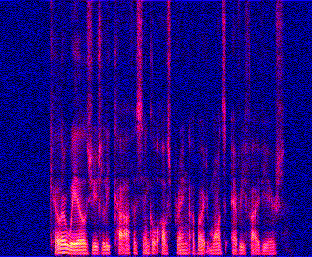
#> input picture SPECA/irm_02484_00025461661.png, 312 x 257 px, given in place of mif_03397_01395384626.png, which was not available
$ jupyter execute --allow-errors PrepareSpectrogram.ipynb   (shell and % lines are left out)   (text cells are left out)
#> lines starting #> are read from the running program, lines starting #| are printed output that depends on the picture; pictures that were not available may be replaced by others from this repository, and a replacement may not be noted
[cell 1]
import numpy as np
import matplotlib.pyplot as plt
import numpy as np
import os
from scipy.stats import norm
import pandas as pd

import IPython.display
from ipywidgets import interact, interactive, fixed

[cell 2]
# Packages we're using
import numpy as np
import matplotlib.pyplot as plt
import copy
from scipy.io import wavfile
from scipy.signal import butter, lfilter
import scipy.ndimage

[cell 3]
import warnings
warnings.filterwarnings('ignore')

[cell 4]
os.environ['TF_FORCE_GPU_ALLOW_GROWTH'] = 'true'

[cell 5]
import numpy as np
import math
from PIL import Image
import time

[cell 6]
FFT_LENGTH = 512
WINDOW_LENGTH = 512
WINDOW_STEP = int(WINDOW_LENGTH / 2)
magnitudeMin = float("inf")
magnitudeMax = float("-inf")
phaseMin = float("inf")
phaseMax = float("-inf")

[cell 7]
def amplifyMagnitudeByLog(d):
    return 188.301 * math.log10(d + 1)

def weakenAmplifiedMagnitude(d):
    return math.pow(10, d/188.301)-1

# [20 lines left out: function generateLinearScale, not called in this run]

def recoverLinearScale(rgbArray, magnitudeMin, magnitudeMax,
                       phaseMin, phaseMax):
    width = rgbArray.shape[1]
    height = rgbArray.shape[0]
    magnitudeVals = rgbArray[:,:,0].astype(float) + rgbArray[:,:,1].astype(float)
    phaseVals = rgbArray[:,:,2].astype(float)
    phaseRange = phaseMax - phaseMin
    magnitudeRange = magnitudeMax - magnitudeMin
    for w in range(width):
        for h in range(height):
            phaseVals[h,w] = (phaseVals[h,w] / 255 * phaseRange) + phaseMin
            magnitudeVals[h,w] = weakenAmplifiedMagnitude(magnitudeVals[h,w])
            magnitudeVals[h,w] = (magnitudeVals[h,w] / (255*2) * magnitudeRange) + magnitudeMin
    return magnitudeVals, phaseVals

[cell 8]
# [43 lines left out: function generateSpectrogramForWave, not called in this run]

[cell 9]
# Make Spectrogram

[cell 10]
WavPathA = './WAVA'
WavPathB = './WAVB'
SpecPathA = './SPECA'
SpecPathB = './SPECB'
SpecPathAB = './SPECAB'

[cell 11]
A_wav = os.path.join(WavPathA)
B_wav = os.path.join(WavPathB)
A_spec = os.path.join(SpecPathA)
B_spec = os.path.join(SpecPathB)
AB_spec = os.path.join(SpecPathAB)

[cell 12]
wav_list_A = os.listdir(A_wav)
num_wavs = len(wav_list_A)

#> (a cell that did not finish here is left out)

[cell 14]
wav_list_B = os.listdir(B_wav)
num_wavs = len(wav_list_B)

#> (a cell that did not finish here is left out)

[cell 16]
import os
from tqdm import tqdm
import glob
import shutil

for filename in glob.glob(os.path.join(WavPathA, '*.png')):
    shutil.copy(filename, SpecPathA)
    os.remove(filename)


for filename in glob.glob(os.path.join(WavPathB, '*.png')):
    shutil.copy(filename, SpecPathB)
    os.remove(filename)

[cell 17]
# [17 lines of commented-out code are left out]

[cell 18]
# JOIN A+B = AB

import os
import numpy as np
from PIL import Image
import cv2


# define paths for translation from domain A (images in folderA) -> domain B (images in folderB)
folderB = './SPECA'
folderA = './SPECB'
dest_path = './SPECAB'

img_fold_A = os.path.join(folderA)
img_fold_B = os.path.join(folderB)

img_list = os.listdir(img_fold_A)
num_imgs = len(img_list)

img_fold_AB = os.path.join(dest_path)

for n in range(num_imgs):
    name_A = img_list[n]
    name_B = name_A
    path_A = os.path.join(img_fold_A,name_A)
    path_B = os.path.join(img_fold_B,name_B)
#     print(path_A,path_B)
    if os.path.isfile(path_A) and os.path.isfile(path_B):
        name_AB = name_A
        path_AB = os.path.join(img_fold_AB, name_AB)
        im_A1 = Image.open(path_A)
        im_A = np.array(im_A1)
        im_B1 = Image.open(path_B)
        im_B = np.array(im_B1)
        im_AB = np.concatenate([im_A, im_B], 1)
        cv2.imwrite(path_AB, cv2.cvtColor(im_AB, cv2.COLOR_RGB2BGR))
        print("Write AB::",name_AB)

[cell 19]
rate = 16000

[cell 20]
def recoverSignalFromSpectrogram(filePath):
#> called with filePath = './SPECA/mif_03397_01395384626.png'
    img = Image.open(filePath)
#> img is the input picture: PIL image 312x257 RGB; mean R, G, B 44.6, 2.3, 127.6
    data = np.array( img, dtype='uint8' )
    width = data.shape[1]
#> width = 312
    height = data.shape[0]
#> height = 257

    magnitudeVals, phaseVals \
    = recoverLinearScale(data, magnitudeMin, magnitudeMax, phaseMin, phaseMax)
#> in recoverLinearScale, `magnitudeVals = rgbArray[:,:,0].astype(float) + rgbArray[:,:,1].astype..`:
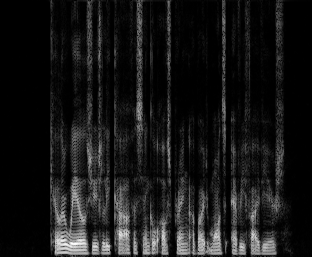
#> magnitudeVals: shape (257, 312) float64; min 0, max 509, mean 47; drawn with min black and max white
#> in recoverLinearScale, `phaseVals = rgbArray[:,:,2].astype(float)`:
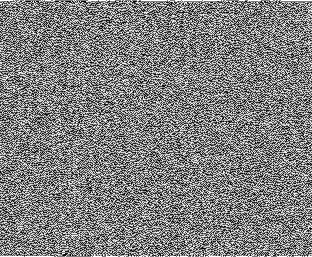
#> phaseVals: shape (257, 312) float64; min 0, max 255, mean 127.6
#> after the loop in recoverLinearScale, `for w in range(width):`: magnitudeVals: shape (257, 312) float64; every value is NaN or infinite

    recovered = np.zeros(WINDOW_LENGTH * width // 2 + WINDOW_STEP, dtype=np.int16)
    recovered = np.array(recovered,dtype=np.int16)

    for w in range(width):
        toInverse = np.zeros(height, dtype=np.complex_)
        for h in range(height):
            magnitude = magnitudeVals[height-h-1,w]
            phase = phaseVals[height-h-1,w]
            toInverse[h] = magnitude * math.cos(phase) + (1j * magnitude * math.sin(phase))
        signal = np.fft.irfft(toInverse)
        recovered[w*WINDOW_STEP:w*WINDOW_STEP + WINDOW_LENGTH] += signal[:WINDOW_LENGTH].astype(np.int16)
    return recovered

$ run again, on SPECAB/irm_02484_00482701771.png
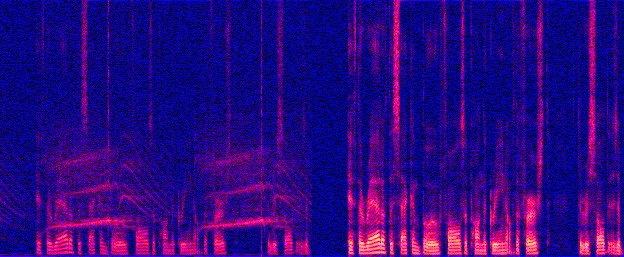
#> input picture SPECAB/irm_02484_00482701771.png, 624 x 257 px, given in place of mif_03397_01395384626.png, which was not available
#> in recoverSignalFromSpectrogram, img is the input picture: PIL image 624x257 RGB; mean R, G, B 42.5, 1.6, 127.9
#> in recoverLinearScale, `magnitudeVals = rgbArray[:,:,0].astype(float) + rgbArray[:,:,1].astype..`:
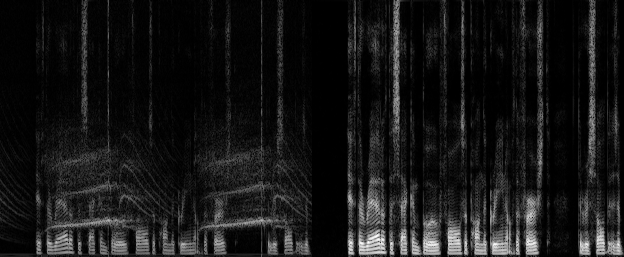
#> magnitudeVals: shape (257, 624) float64; min 0, max 496, mean 44.1; drawn with min black and max white
#> in recoverLinearScale, `phaseVals = rgbArray[:,:,2].astype(float)`:
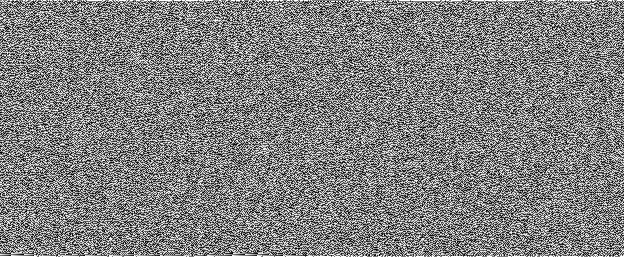
#> phaseVals: shape (257, 624) float64; min 0, max 255, mean 127.9

$ run again, on SPECAB/irm_02484_00499875413.png
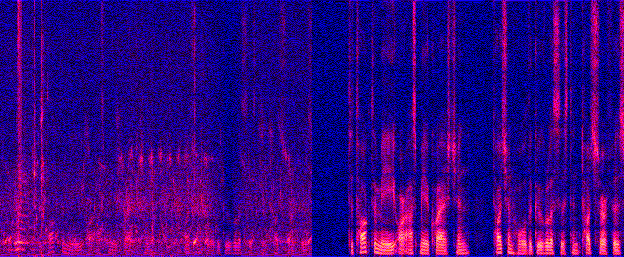
#> input picture SPECAB/irm_02484_00499875413.png, 624 x 257 px, given in place of mif_03397_01395384626.png, which was not available
#> in recoverSignalFromSpectrogram, img is the input picture: PIL image 624x257 RGB; mean R, G, B 53.7, 1.2, 127.6
#> in recoverLinearScale, `magnitudeVals = rgbArray[:,:,0].astype(float) + rgbArray[:,:,1].astype..`:
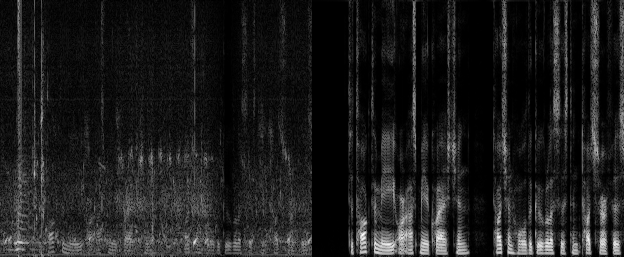
#> magnitudeVals: shape (257, 624) float64; min 0, max 488, mean 55; drawn with min black and max white
#> in recoverLinearScale, `phaseVals = rgbArray[:,:,2].astype(float)`:
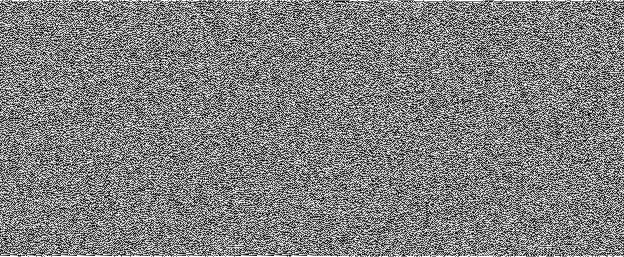
#> phaseVals: shape (257, 624) float64; min 0, max 255, mean 127.6
